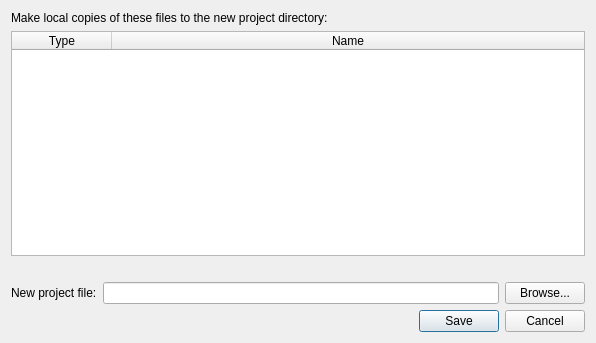
<?xml version="1.0" encoding="UTF-8"?>
<ui version="4.0">
 <class>Shaderkit::SaveProject</class>
 <widget class="QDialog" name="Shaderkit::SaveProject">
  <property name="geometry">
   <rect>
    <x>0</x>
    <y>0</y>
    <width>596</width>
    <height>343</height>
   </rect>
  </property>
  <property name="windowTitle">
   <string>Save project as</string>
  </property>
  <layout class="QGridLayout" name="gridLayout">
   <item row="0" column="0" colspan="4">
    <widget class="QLabel" name="label">
     <property name="text">
      <string>Make local copies of these files to the new project directory:</string>
     </property>
     <property name="wordWrap">
      <bool>true</bool>
     </property>
    </widget>
   </item>
   <item row="1" column="0" colspan="4">
    <widget class="QTableWidget" name="list">
     <property name="selectionBehavior">
      <enum>QAbstractItemView::SelectRows</enum>
     </property>
     <property name="verticalScrollMode">
      <enum>QAbstractItemView::ScrollPerPixel</enum>
     </property>
     <property name="horizontalScrollMode">
      <enum>QAbstractItemView::ScrollPerPixel</enum>
     </property>
     <property name="sortingEnabled">
      <bool>true</bool>
     </property>
     <attribute name="horizontalHeaderVisible">
      <bool>true</bool>
     </attribute>
     <attribute name="horizontalHeaderShowSortIndicator" stdset="0">
      <bool>true</bool>
     </attribute>
     <attribute name="horizontalHeaderStretchLastSection">
      <bool>true</bool>
     </attribute>
     <attribute name="verticalHeaderVisible">
      <bool>false</bool>
     </attribute>
     <column>
      <property name="text">
       <string>Type</string>
      </property>
     </column>
     <column>
      <property name="text">
       <string>Name</string>
      </property>
     </column>
    </widget>
   </item>
   <item row="2" column="0">
    <widget class="QLabel" name="warning_icon">
     <property name="maximumSize">
      <size>
       <width>20</width>
       <height>16777215</height>
      </size>
     </property>
     <property name="text">
      <string/>
     </property>
     <property name="pixmap">
      <pixmap resource="../../gfx/gfx.qrc">:/icons/warning.png</pixmap>
     </property>
    </widget>
   </item>
   <item row="2" column="1" colspan="3">
    <widget class="QLabel" name="warning">
     <property name="font">
      <font>
       <weight>75</weight>
       <bold>true</bold>
      </font>
     </property>
     <property name="styleSheet">
      <string notr="true">QLabel { color: red; }</string>
     </property>
     <property name="text">
      <string/>
     </property>
     <property name="wordWrap">
      <bool>true</bool>
     </property>
    </widget>
   </item>
   <item row="3" column="0" colspan="2">
    <widget class="QLabel" name="label_2">
     <property name="text">
      <string>New project file:</string>
     </property>
    </widget>
   </item>
   <item row="3" column="2">
    <widget class="QLineEdit" name="filename"/>
   </item>
   <item row="3" column="3">
    <widget class="QPushButton" name="browse">
     <property name="text">
      <string>Browse...</string>
     </property>
     <property name="autoDefault">
      <bool>false</bool>
     </property>
    </widget>
   </item>
   <item row="4" column="0" colspan="4">
    <widget class="QDialogButtonBox" name="buttonBox">
     <property name="orientation">
      <enum>Qt::Horizontal</enum>
     </property>
     <property name="standardButtons">
      <set>QDialogButtonBox::Cancel|QDialogButtonBox::Save</set>
     </property>
    </widget>
   </item>
  </layout>
 </widget>
 <resources>
  <include location="../../gfx/gfx.qrc"/>
 </resources>
 <connections>
  <connection>
   <sender>buttonBox</sender>
   <signal>accepted()</signal>
   <receiver>Shaderkit::SaveProject</receiver>
   <slot>accept()</slot>
   <hints>
    <hint type="sourcelabel">
     <x>248</x>
     <y>254</y>
    </hint>
    <hint type="destinationlabel">
     <x>157</x>
     <y>274</y>
    </hint>
   </hints>
  </connection>
  <connection>
   <sender>buttonBox</sender>
   <signal>rejected()</signal>
   <receiver>Shaderkit::SaveProject</receiver>
   <slot>reject()</slot>
   <hints>
    <hint type="sourcelabel">
     <x>316</x>
     <y>260</y>
    </hint>
    <hint type="destinationlabel">
     <x>286</x>
     <y>274</y>
    </hint>
   </hints>
  </connection>
 </connections>
</ui>
